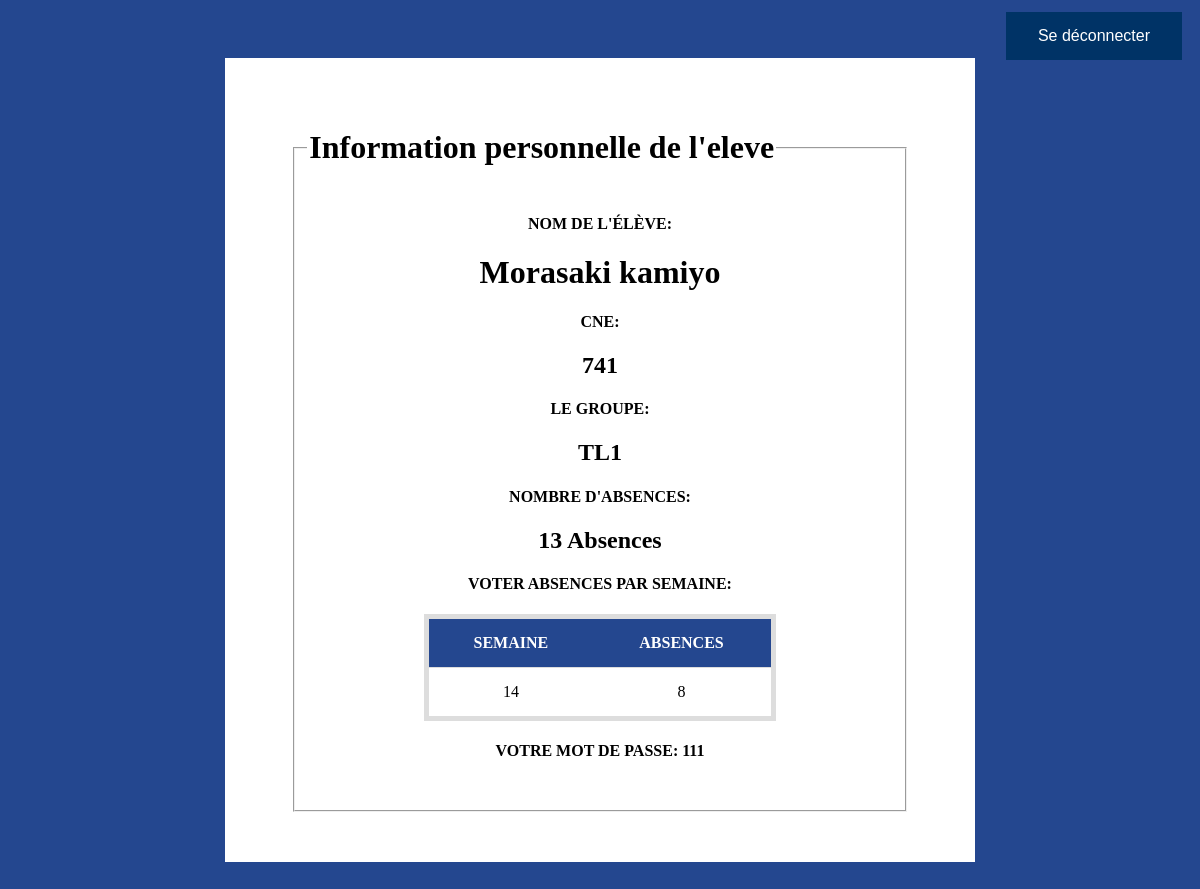
/IHM/User/index.php?id=741, run on the app's committed database.
### tables this page shows
CREATE TABLE `eleve` (
  `cne` int(11) NOT NULL,
  `nom` varchar(30) NOT NULL,
  `prenom` varchar(30) NOT NULL,
  `groupe` varchar(30) NOT NULL
);

CREATE TABLE `absence` (
  `semaine` int(11) NOT NULL,
  `cne` int(11) NOT NULL,
  `nbr_abs` int(11) NOT NULL
);

CREATE TABLE `user` (
  `cne` int(11) NOT NULL,
  `password` varchar(20) NOT NULL,
  `type` varchar(30) NOT NULL
);

### Acces_BD/User.php (called while the page is built, shortened)
<?php
$link=Connexion("tpabsence");
function recherche_E($id)
    {
    Global $link;
    $req="select e.cne, e.nom, e.prenom, e.groupe, u.password from eleve e , user u where e.cne='$id' and e.cne=u.cne";
    return mysqli_query($link,$req);
    }
    function CountAbsences($id)
    {
    Global $link;
    $req="select sum(nbr_abs) from absence where cne='$id'";
    return mysqli_query($link,$req);
    }
    function  Getabs($id)
    {
    Global $link;
    $req="select semaine, nbr_abs from absence where cne='$id' ORDER BY semaine ASC";
    return mysqli_query($link,$req);
    }
?>

### IHM/User/index.php (the view, shortened to what this page needs)
<!DOCTYPE html>
<html>
<head>
</head>
<body style="background:#24478f; padding :50px;">
<a style="position: absolute;  top: 8px;  right: 16px;  font-size: 18px;" href="../../index.php"><button class="button button3">Se déconnecter</button></a>
<?php
include_once '../../Acces_BD/User.php';
if (isset($_GET['id'])){
$cne= $_GET['id'];
$eleveinfo = recherche_E($cne);
$sumabs=CountAbsences($cne);
$result=Getabs($cne);
if (mysqli_num_rows($eleveinfo) == 0)
    { echo "ERROR !!"; }
    else
    {
      $acc=mysqli_fetch_array($eleveinfo);
    }
    if(mysqli_num_rows($sumabs) == 0)
    { echo "ERROR !!"; }
    else
    {
        $sumB=mysqli_fetch_array($sumabs);
    }
}
?>
<center>
    <div style="background:white;width:60% ; padding :50px;">
<fieldset style="width:90%" >
      <legend><h1><b>Information personnelle de l'eleve</b></h1></legend>
      <h4>NOM DE L'ÉLÈVE:</h4>
      <h1><strong><?=$acc[1]?> <?=$acc[2]?></strong></h1>
      <h4>CNE:</h4>
      <h2><?=$acc[0]?></h2>
      <h4>LE GROUPE:</h4>
      <h2><?=$acc[3]?></h2>
      <h4>NOMBRE D'ABSENCES: </h4>
      <h2><?=$sumB[0]?> Absences</h2>
      <h4> VOTER ABSENCES PAR SEMAINE: </h4>
      <table width=70%; style="text-transform: uppercase; text-align: center; border: 5px solid #ddd;
  text-align: center;   border-collapse: collapse;  width: 60%;";>
            <tr style="padding: 15px;  text-align: center; background:#24478f;">
                <th style="color:white;">SEMAINE</th>
                <th style="color:white;">ABSENCES</th>
            </tr>
            <tr>
            <?php while($absence=mysqli_fetch_array($result))
                {
                    ?>
              <tr>
                <td><?=$absence[0]?></td>
                <td><?=$absence[1]?></td>
              </tr>
                <?php
                }
                ?>
        </table>
      <h4>VOTRE MOT DE PASSE: <b><?=$acc[4]?></b></h4>
   <br>
</fieldset>
</center>
</body>
</html>

### IHM/User/index.php (style rules this page uses)
th, td { padding: 15px; }
th, td { border-bottom: 1px solid #ddd; }
.button { border: none; color: white; padding: 15px 32px; text-align: center; text-decoration: none; display: inline-block; font-size: 16px; margin: 4px 2px; cursor: pointer; }
.button3 { background-color: #003366; }

### data on the page
eleve: nom "Morasaki", prenom "kamiyo", cne "741", groupe "TL1", user.password "111"
absence: semaine "14", nbr_abs "8"

### other printed values
$sumB[0] "13"
